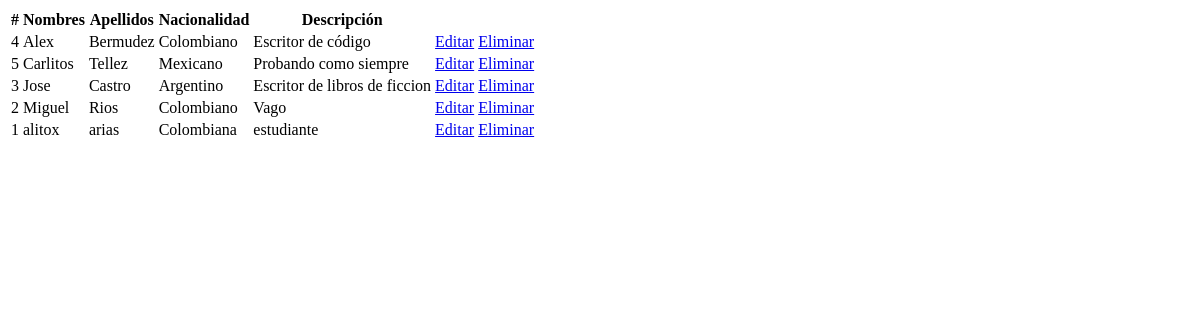
The app's page /libro/listar_autor/, older data.
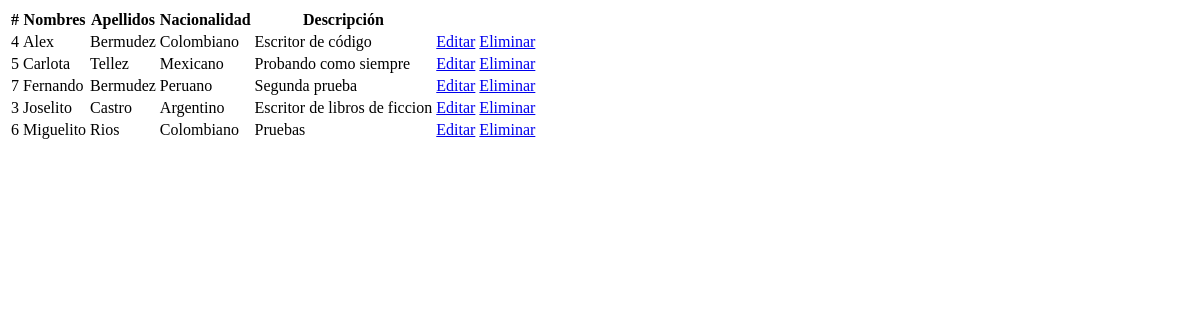
The same page, newer data.
### apps/libro/models.py (models this page shows, shortened)
class Autor(models.Model):
    id = models.AutoField(primary_key=True)
    nombre = models.CharField(max_length=200, blank=False, null=False)
    apellidos = models.CharField(max_length=220, blank=False, null=False)
    nacionalidad = models.CharField(max_length= 100, blank=False, null=False)
    descripcion = models.TextField(blank=False, null=False)
    estado = models.BooleanField('Estado', default=True)
    fecha_creacion = models.DateField('Fecha de creación', auto_now =True, auto_now_add = False)
    class Meta:
        verbose_name = 'Autor'
        verbose_name_plural = 'Autores'
        ordering = ['nombre']

### apps/libro/views.py (the view)
# urls.py: path('listar_autor/', listarAutor, name='listar_autor'),
def listarAutor(request):
    autores = Autor.objects.filter(estado=True)
    return render(request, 'libro/listar_autor.html', {'autores':autores})

### templates/libro/listar_autor.html (shortened to what this page needs)
{% extends 'index.html' %}
{% block body %}
    {% if autores %}
        <table>
            <thead>
                <tr>
                    <th>#</th>
                    <th>Nombres</th>
                    <th>Apellidos</th>
                    <th>Nacionalidad</th>
                    <th>Descripción</th>
                </tr>
            </thead>
            <tbody>
                {% for autor in autores %}
                    <tr>
                        <td>{{ autor.id }}</td>
                        <td>{{ autor.nombre }}</td>
                        <td>{{ autor.apellidos }}</td>
                        <td>{{ autor.nacionalidad }}</td>
                        <td>{{ autor.descripcion }}</td>
                        <td>
                            <a href="{% url 'libro:editar_autor' autor.id %}">Editar</a>
                            <a href="{% url 'libro:eliminar_autor' autor.id %}">Eliminar</a>
                        </td>
                    </tr>
                {% endfor %}
            </tbody>
        </table>
    {% else %}
        <h1>No existen autores registrados</h1>
    {% endif %}
{% endblock body %}

### templates/index.html (shortened to what this page needs)
<!DOCTYPE html>
<html lang="es">
<head>
</head>
<body>
    {% block body %}{% endblock body %}
</body>
</html>

Row changes from the older to the newer data that the page shows:
removed Autor: id "2", nombre "Miguel", apellidos "Rios", nacionalidad "Colombiano", descripcion "Vago"
removed Autor: id "1", nombre "alitox", apellidos "arias", nacionalidad "Colombiana", descripcion "estudiante"
changed Autor "Tellez": nombre "Carlitos" → "Carlota"
added Autor: id "7", nombre "Fernando", apellidos "Bermudez", nacionalidad "Peruano", descripcion "Segunda prueba"
changed Autor "Castro": nombre "Jose" → "Joselito"
added Autor: id "6", nombre "Miguelito", apellidos "Rios", nacionalidad "Colombiano", descripcion "Pruebas"
